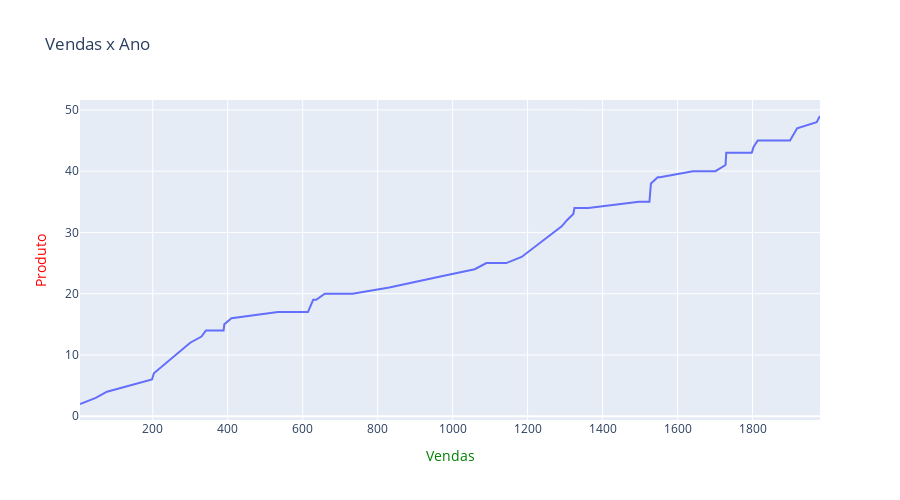

Here is the notebook cell this chart was saved with:
### Code cell
import plotly.express as px
import random

dados_x = []
dados_y = []
for c in range(50):
    dados_y.append(random.randint(0,50))
    dados_x.append(random.randint(1,2000))
dados_x.sort()
dados_y.sort()

grafico = px.line(x=dados_x, y=dados_y, width= 900, title='Vendas x Ano', height= 500)
grafico.update_yaxes(title='Produto', title_font_color = 'red')
grafico.update_xaxes(title='Vendas', title_font_color = 'green')
grafico.show()

### Figure 1 — Plotly figure (JSON) as saved in the notebook; plotly's stock layout.template omitted (floating-point values rounded to 4 significant figures)
{"data": [{"hovertemplate": "x=%{x}<br>y=%{y}<extra></extra>", "legendgroup": "", "line": {"color": "#636efa", "dash": "solid"}, "marker": {"symbol": "circle"}, "mode": "lines", "name": "", "orientation": "v", "showlegend": false, "type": "scatter", "x": [6, 48, 78, 198, 203, 300, 330, 342, 389, 391, 410, 534, 614, 628, 636, 659, 733, 831, 983, 1059, 1090, 1143, 1184, 1227, 1268, 1291, 1305, 1321, 1322, 1325, 1362, 1497, 1525, 1529, 1547, 1550, 1553, 1641, 1655, 1701, 1728, 1730, 1735, 1798, 1803, 1814, 1900, 1919, 1971, 1980], "xaxis": "x", "y": [2, 3, 4, 6, 7, 12, 13, 14, 14, 15, 16, 17, 17, 19, 19, 20, 20, 21, 23, 24, 25, 25, 26, 28, 30, 31, 32, 33, 33, 34, 34, 35, 35, 38, 39, 39, 39, 40, 40, 40, 41, 43, 43, 43, 44, 45, 45, 47, 48, 49], "yaxis": "y"}], "layout": {"height": 500, "legend": {"tracegroupgap": 0}, "title": {"text": "Vendas x Ano"}, "width": 900, "xaxis": {"anchor": "y", "domain": [0, 1], "title": {"font": {"color": "green"}, "text": "Vendas"}}, "yaxis": {"anchor": "x", "domain": [0, 1], "title": {"font": {"color": "red"}, "text": "Produto"}}}}
